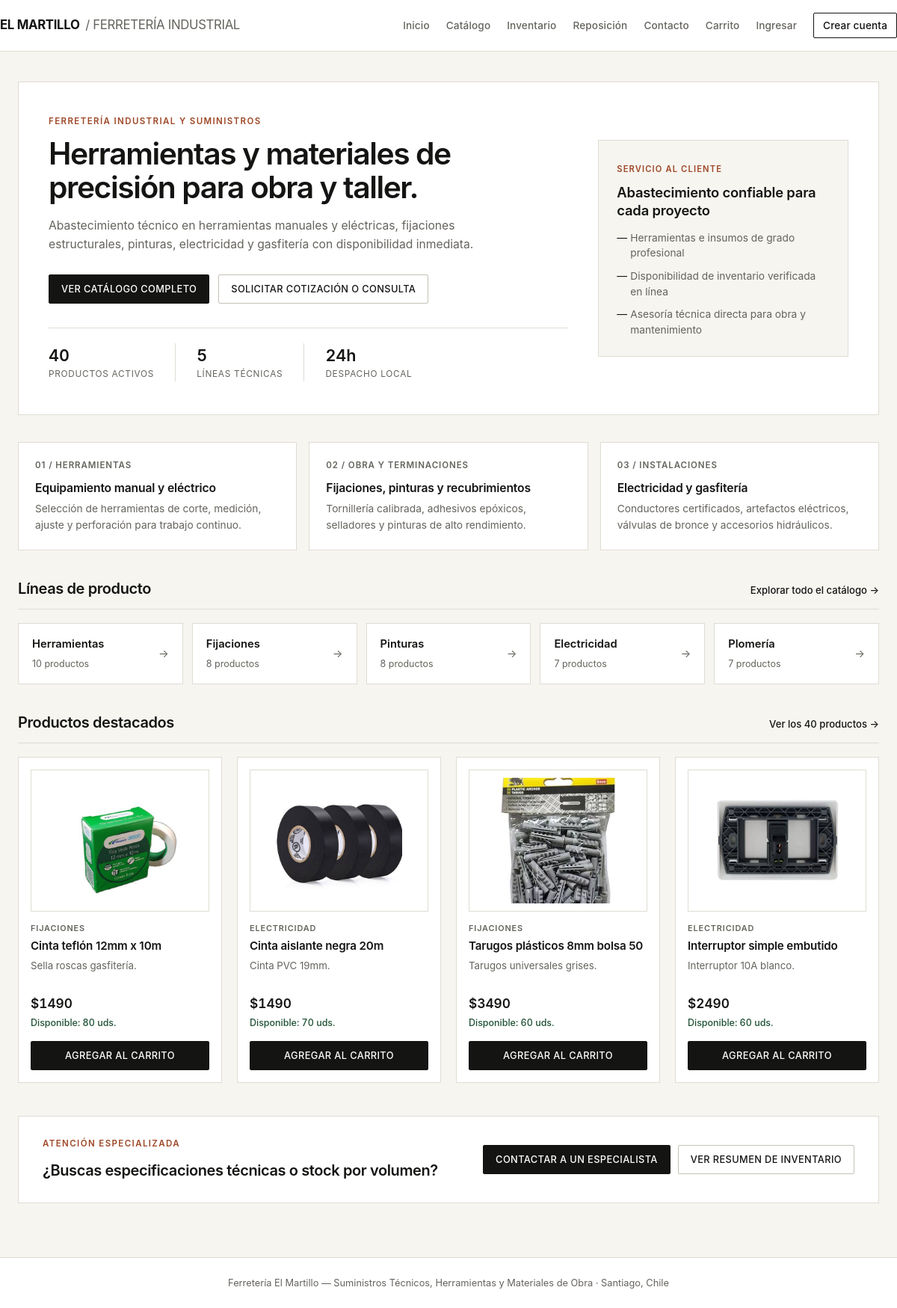
Before: / with the older database file.
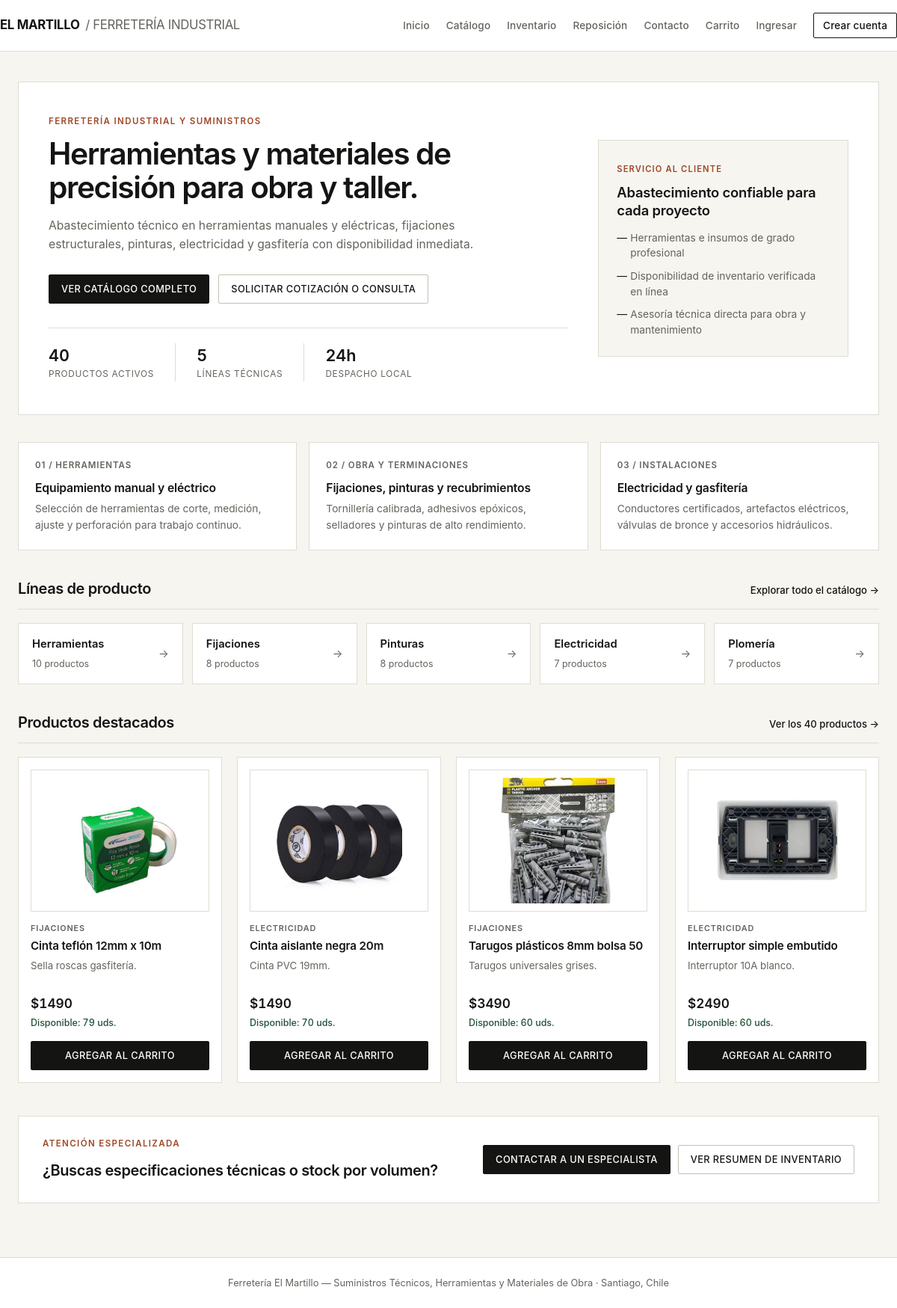
After: the same page with the newer database file.
### productos/models.py (models this page shows, shortened)
class Producto(models.Model):
    nombre = models.CharField(max_length=120)
    descripcion = models.TextField(blank=True, default="")
    precio = models.PositiveIntegerField(help_text="Precio en CLP")
    stock = models.PositiveIntegerField(default=0)
    imagen = models.CharField(
        max_length=255,
        blank=True,
        default="/static/img/productos/default.jpg",
        help_text="Ruta o URL de la imagen del producto"
    )
    categoria = models.ForeignKey(
        Categoria,
        on_delete=models.SET_NULL,
        null=True,
        blank=True,
        related_name="productos"
    )
    class Meta:
        ordering = ["nombre"]

class Categoria(models.Model):
    nombre = models.CharField(max_length=80, unique=True)
    descripcion = models.TextField(blank=True, default="")
    class Meta:
        ordering = ["nombre"]
        verbose_name_plural = "categorías"

### productos/views.py (the view)
# urls.py: path("", views.landing, name="inicio"),
def landing(request):
    categorias = Categoria.objects.annotate(n=Count("productos")).all()
    destacados = Producto.objects.select_related("categoria").order_by("-stock")[:4]
    _, _, cart_count = calcular_detalle_carrito(obtener_carrito(request))
    contexto = {
        "categorias": categorias,
        "destacados": destacados,
        "total_productos": Producto.objects.count(),
        "cart_count": cart_count,
    }
    return render(request, "landing.html", contexto)

### productos/views.py (called while the page is built, shortened)
def obtener_carrito(request):
    return request.session.get("carrito", {})

def calcular_detalle_carrito(carrito):
    items = []
    total = 0
    cantidad_total = 0
    return items, total, cantidad_total

### templates/landing.html (shortened to what this page needs)
{% extends "base.html" %}
{% block content %}
<section class="hero">
  <div class="hero-inner">
    <div class="hero-copy">
      <p class="eyebrow">Ferretería Industrial y Suministros</p>
      <h1>Herramientas y materiales de precisión para obra y taller.</h1>
      <p class="hero-sub">Abastecimiento técnico en herramientas manuales y eléctricas, fijaciones estructurales, pinturas, electricidad y gasfitería con disponibilidad inmediata.</p>
      <div class="cta-row">
        <a class="btn" href="{% url 'tienda' %}">Ver catálogo completo</a>
        <a class="btn ghost" href="{% url 'consultas' %}">Solicitar cotización o consulta</a>
      </div>
      <div class="stats">
        <div><strong>{{ total_productos }}</strong><span>Productos activos</span></div>
        <div><strong>{{ categorias|length }}</strong><span>Líneas técnicas</span></div>
        <div><strong>24h</strong><span>Despacho local</span></div>
      </div>
    </div>
    <div class="hero-panel">
      <div class="status-card">
        <span class="mini-tag">Servicio al Cliente</span>
        <h3>Abastecimiento confiable para cada proyecto</h3>
        <ul class="check-list">
          <li>Herramientas e insumos de grado profesional</li>
          <li>Disponibilidad de inventario verificada en línea</li>
          <li>Asesoría técnica directa para obra y mantenimiento</li>
        </ul>
      </div>
    </div>
  </div>
</section>
<section class="feature-grid">
  <article class="feature-card">
    <span class="feature-index">01 / HERRAMIENTAS</span>
    <h3>Equipamiento manual y eléctrico</h3>
    <p>Selección de herramientas de corte, medición, ajuste y perforación para trabajo continuo.</p>
  </article>
  <article class="feature-card">
    <span class="feature-index">02 / OBRA Y TERMINACIONES</span>
    <h3>Fijaciones, pinturas y recubrimientos</h3>
    <p>Tornillería calibrada, adhesivos epóxicos, selladores y pinturas de alto rendimiento.</p>
  </article>
  <article class="feature-card">
    <span class="feature-index">03 / INSTALACIONES</span>
    <h3>Electricidad y gasfitería</h3>
    <p>Conductores certificados, artefactos eléctricos, válvulas de bronce y accesorios hidráulicos.</p>
  </article>
</section>
<div class="sec-head">
  <h2>Líneas de producto</h2>
  <a href="{% url 'tienda' %}">Explorar todo el catálogo →</a>
</div>
<div class="cat-grid">
  {% for c in categorias %}
  <a class="cat-card" href="{% url 'tienda' %}?categoria={{ c.id }}">
    <div>
      <strong>{{ c.nombre }}</strong>
      <span>{{ c.n }} productos</span>
    </div>
    <span class="arrow">→</span>
  </a>
  {% endfor %}
</div>
<div class="sec-head">
  <h2>Productos destacados</h2>
  <a href="{% url 'tienda' %}">Ver los {{ total_productos }} productos →</a>
</div>
<div class="grid">
  {% for p in destacados %}
  <article class="card">
    <a href="{% url 'detalle' p.id %}" class="thumb">
      <img class="prod-img" src="{{ p.imagen|default:'/static/img/productos/default.jpg' }}" alt="{{ p.nombre }}">
    </a>
    <span class="cat">{{ p.categoria.nombre|default:"Sin categoría" }}</span>
    <h3><a href="{% url 'detalle' p.id %}">{{ p.nombre }}</a></h3>
    <p class="desc">{{ p.descripcion|truncatewords:12 }}</p>
    <p class="price">${{ p.precio }}</p>
    <p class="stock">Disponible: {{ p.stock }} uds.</p>
    <a class="btn" href="{% url 'carrito_agregar' p.id %}">Agregar al carrito</a>
  </article>
  {% endfor %}
</div>
<section class="band">
  <div>
    <p class="eyebrow">Atención Especializada</p>
    <h2>¿Buscas especificaciones técnicas o stock por volumen?</h2>
  </div>
  <div style="display: flex; gap: 10px; flex-wrap: wrap;">
    <a class="btn" href="{% url 'consultas' %}">Contactar a un especialista</a>
    <a class="btn ghost" href="{% url 'reporte_resumen' %}">Ver resumen de inventario</a>
  </div>
</section>
{% endblock %}

Changed rows visible on the page:
changed Producto "Cinta teflón 12mm x 10m": stock "80" → "79"
